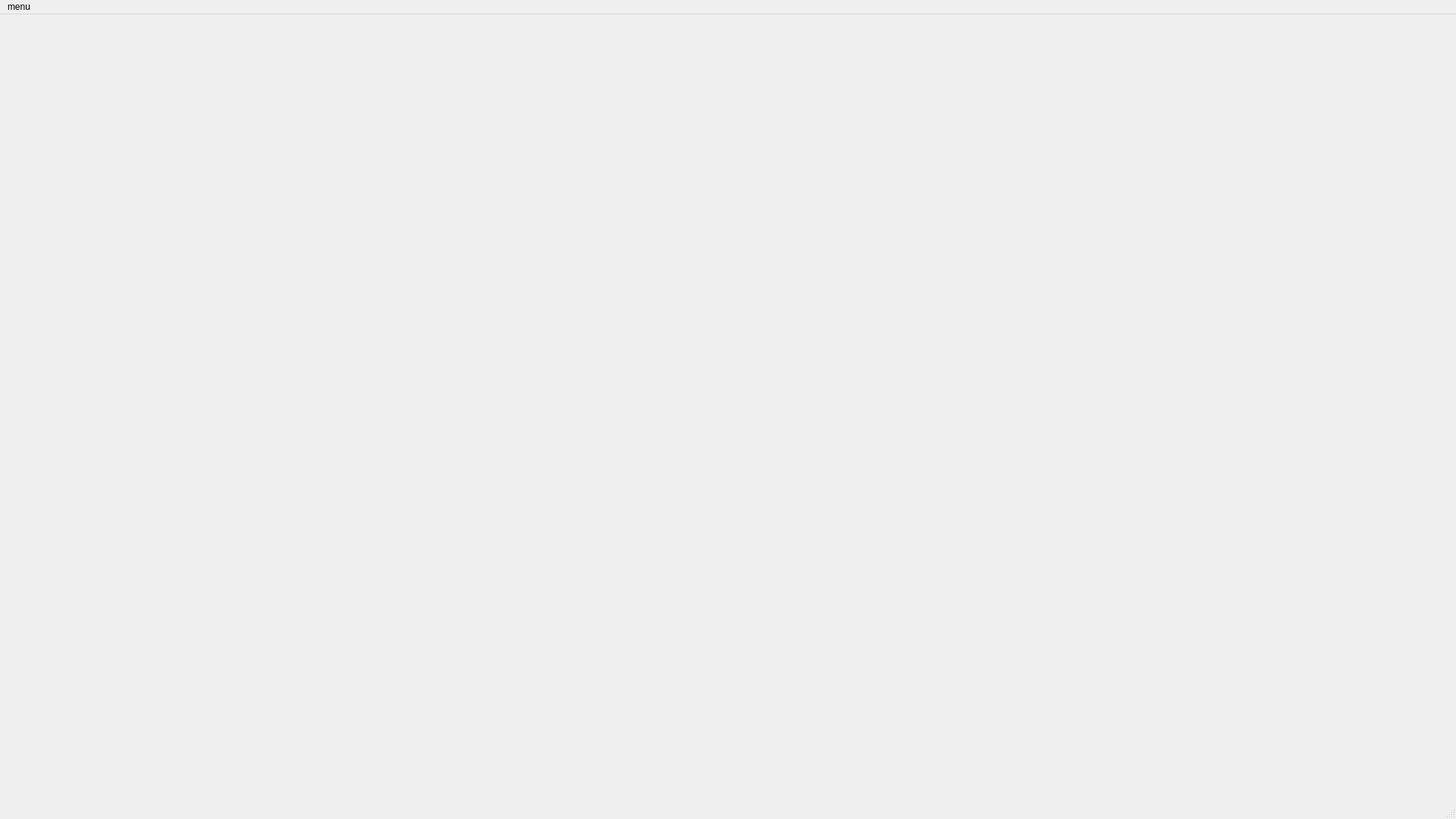
<?xml version="1.0" encoding="UTF-8"?>
<ui version="4.0">
 <class>MainWindow</class>
 <widget class="QMainWindow" name="MainWindow">
  <property name="geometry">
   <rect>
    <x>0</x>
    <y>0</y>
    <width>1920</width>
    <height>1080</height>
   </rect>
  </property>
  <property name="windowTitle">
   <string>MainWindow</string>
  </property>
  <widget class="QWidget" name="centralwidget"/>
  <widget class="QMenuBar" name="menubar">
   <property name="geometry">
    <rect>
     <x>0</x>
     <y>0</y>
     <width>800</width>
     <height>30</height>
    </rect>
   </property>
   <widget class="QMenu" name="menusdfsdf">
    <property name="title">
     <string>menu</string>
    </property>
    <addaction name="separator"/>
    <addaction name="separator"/>
    <addaction name="actiona"/>
    <addaction name="actionb"/>
   </widget>
   <addaction name="menusdfsdf"/>
  </widget>
  <widget class="QStatusBar" name="statusbar"/>
  <action name="actiona">
   <property name="text">
    <string>a</string>
   </property>
  </action>
  <action name="actionb">
   <property name="text">
    <string>b</string>
   </property>
  </action>
 </widget>
 <resources/>
 <connections/>
</ui>
